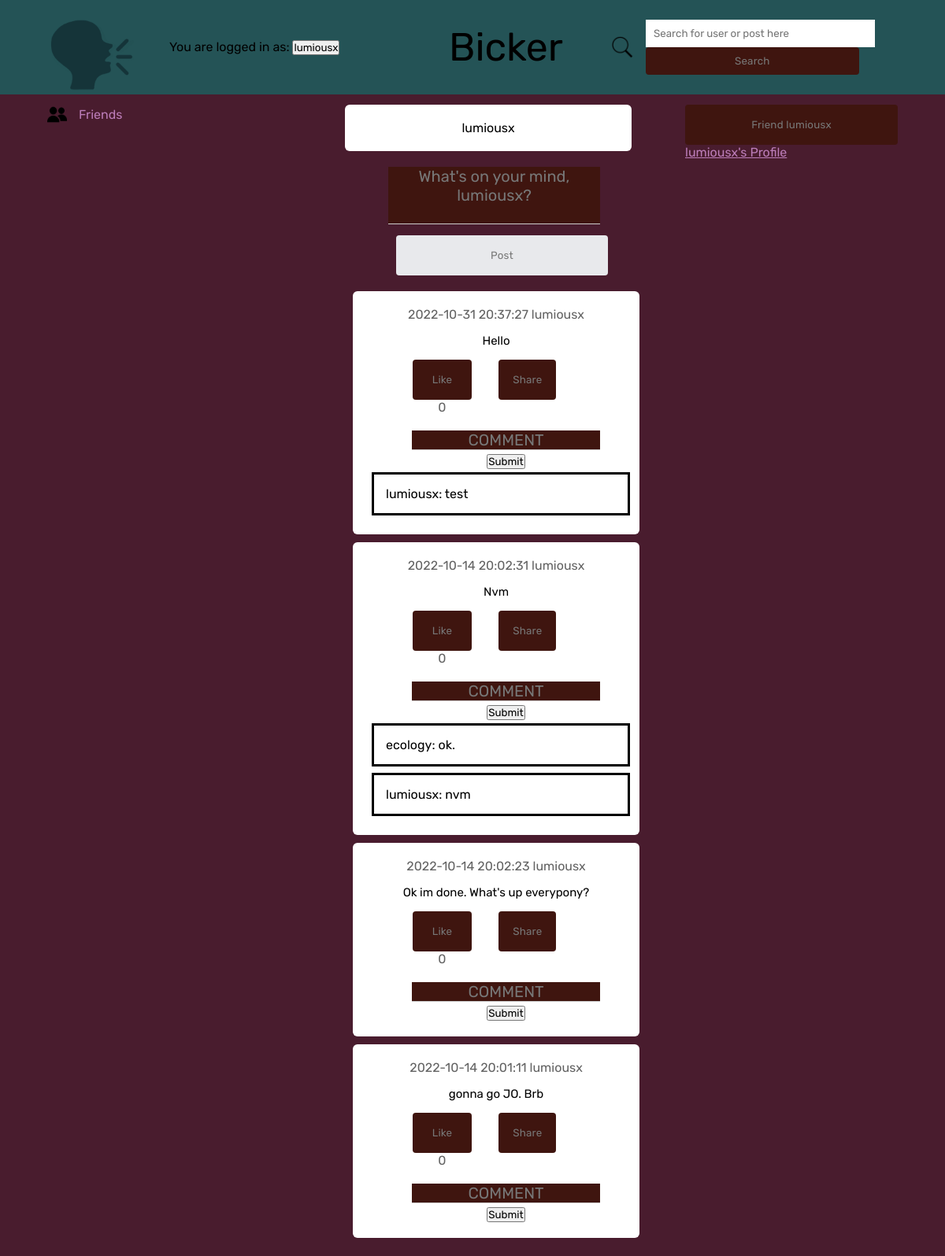
Page /frontpage (signed in) on the earlier database version.
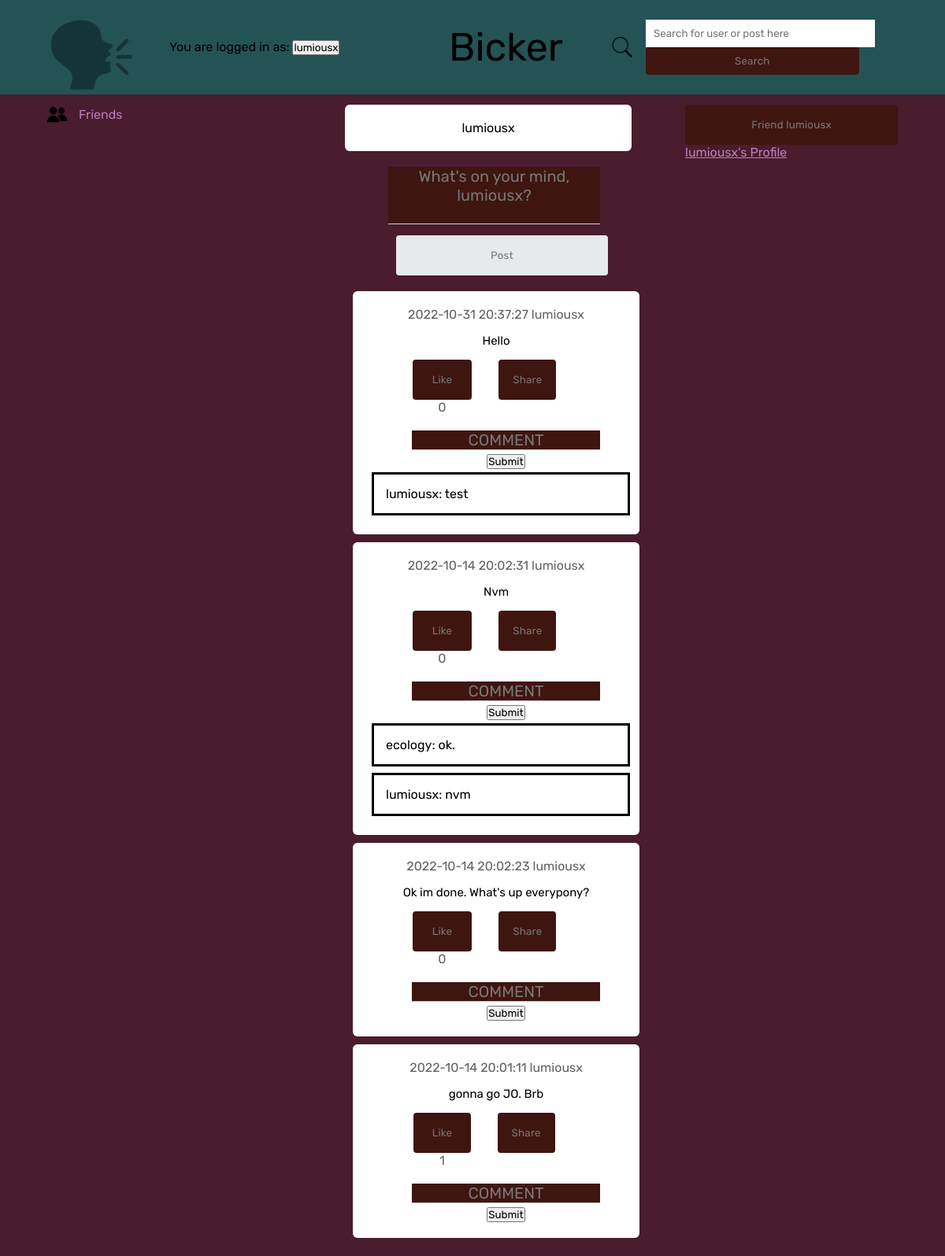
Same page on the later database version.
### tables this page shows
CREATE TABLE posts (
    id INTEGER PRIMARY KEY AUTOINCREMENT,
    content text NOT NULL,
    username text NOT NULL,
    created_at DATETIME DEFAULT CURRENT_TIMESTAMP, likes INT DEFAULT 0,
    FOREIGN KEY(username) REFERENCES users(username)
);

CREATE TABLE comments(
                    comment_id INTEGER PRIMARY KEY AUTOINCREMENT,
                    commenter_user TEXT NOT NULL,
                    comment_time DATETIME DEFAULT CURRENT_TIMESTAMP,
                    post_id INTEGER NOT NULL, comment_content TEXT,
                    FOREIGN KEY (post_id) REFERENCES posts(id)
                    );

### app.py (the view, shortened to what this page needs)
@app.route('/frontpage', methods=['GET', 'POST'])
def frontpage():
    global current_user
    global current_page
    global user_list
    global search_post_list
    global search_page
    global selected_user
    if current_user is None:
        return redirect("/login")
    conn = db_connection()
    cursor = conn.cursor()
    cursor.execute("""SELECT id, content, username, created_at, likes, follower_name
                  FROM posts
                  INNER JOIN followers ON username=followed_name
                  WHERE follower_name=?
                  UNION ALL
                  SELECT id, content, username, created_at, likes, 'blank' AS follower_name
                  FROM posts
                  WHERE username=?
                  UNION ALL
                  SELECT id, content, username, created_at, likes, 'blank' AS follower_name
                  FROM posts
                  INNER JOIN shared_posts ON id=post_id
                  WHERE shared_userid=?
                  ORDER BY id DESC""", (current_user, current_user, current_user))
    post_list = []
    for row in cursor.fetchall():
            post_list.append(row)
    if not post_list:
        cursor.execute("""SELECT * FROM posts WHERE id=12""")
        for row in cursor.fetchall():
            post_list.append(row)
    cursor.execute("""SELECT * FROM comments
                    ORDER BY comment_id ASC""")
    comment_list = []
    for row in cursor.fetchall():
            comment_list.append(row)
    if request.method == 'POST':
        if request.form.get("post_input") is not None:
            new_post = request.form['post_input']
            sql_query = """INSERT INTO posts (content, username)
                    VALUES (?, ?)"""
            cursor = cursor.execute(sql_query, (new_post, current_user))
            conn.commit()
            sql_query = """SELECT id, content, username, created_at, likes, follower_name
                  FROM posts
                  INNER JOIN followers ON username=followed_name
                  WHERE follower_name=?
                  UNION ALL
                  SELECT id, content, username, created_at, likes, 'blank' AS follower_name
                  FROM posts
                  WHERE username=?
                  UNION ALL
                  SELECT id, content, username, created_at, likes, 'blank' AS follower_name
                  FROM posts
                  INNER JOIN shared_posts ON id=post_id
                  WHERE shared_userid=?
                  ORDER BY id DESC"""
            cursor.execute(sql_query, (current_user, current_user, current_user))
            post_list.clear()
            for row in cursor.fetchall():
                post_list.append(row)
            current_page = current_user
            return render_template('frontpage.html', user=current_user, postlist = post_list,
                                    currentuser=current_user, commentlist = comment_list)
        elif request.form.get("searchuser") is not None:
            current_search = request.form['searchuser']
            if current_search.isalnum():
                sql_query = """SELECT * FROM users WHERE username LIKE ?"""
                cursor.execute(sql_query, ('%'+current_search+'%',))
                user_list = []
                for row in cursor.fetchall():
                    user_list.append(row)
                sql_query = """SELECT * FROM posts WHERE content LIKE ?"""
                cursor.execute(sql_query, ('%'+current_search+'%',))
                search_post_list = []
                for row in cursor.fetchall():
                    search_post_list.append(row)
                if not search_post_list and not user_list:
                    return redirect('/frontpage')
                else:
                    return redirect('/search')
                """
                sql_query = SELECT * FROM posts WHERE username=? ORDER BY id DESC
                cursor.execute(sql_query, (current_search,))
                post_list.clear()
                for row in cursor.fetchall():
                    post_list.append(row)
                if not post_list:
                    return redirect('/frontpage')
                else:
                    current_page = current_search
                    return render_template('frontpage.html', user=current_search, postlist = post_list,
                                            currentuser=current_user, commentlist = comment_list)
                """
            else:
                return render_template('frontpage.html', user=current_search, postlist = post_list,
                                        currentuser=current_user, commentlist = comment_list)
        elif request.form.get("frienduser") is not None:
            sql_query = """SELECT * FROM followers WHERE follower_name=? AND followed_name=?"""
            cursor = cursor.execute(sql_query, (current_user, current_page))
            follower_list = []
            for row in cursor.fetchall():
                follower_list.append(row)
            if current_user == current_page:
                pass
            elif not follower_list:
                friend_status = 0
                sql_query = """INSERT INTO followers (follower_name, followed_name, status)
                     VALUES (?, ?, ?)"""
                cursor = cursor.execute(sql_query, (current_user, current_page, friend_status))
                conn.commit()
            sql_query = """SELECT * FROM posts WHERE username=? ORDER BY id DESC"""
            cursor.execute(sql_query, (current_page,))
            post_list.clear()
            for row in cursor.fetchall():
                post_list.append(row)
            return render_template('frontpage.html', user=current_page, postlist = post_list,
                                    currentuser=current_user, commentlist = comment_list)
        elif request.form.get("friendlist") is not None:
            return redirect("/friends")
        elif request.form.get('sharebutton') is not None:
            sharedID = request.form.get('sharebutton')
            sql_query = """SELECT * FROM shared_posts WHERE shared_userid=? AND post_id=?"""
            cursor.execute(sql_query, (current_user, sharedID,))
            check_list=[]
            for row in cursor.fetchall():
                check_list.append(row)
            if not check_list:
                sql_query = """INSERT INTO shared_posts (shared_userid, post_id)
                        VALUES (?, ?)"""
                cursor.execute(sql_query, (current_user, sharedID,))
                conn.commit()
                sql_query = """SELECT * FROM posts WHERE username=? ORDER BY id DESC"""
                cursor.execute(sql_query, (current_page,))
                post_list.clear()
                for row in cursor.fetchall():
                    post_list.append(row)
                return render_template('frontpage.html', user=current_page, postlist = post_list,
                                        currentuser=current_user, commentlist = comment_list)
            else:
                return render_template('frontpage.html', user=current_page, postlist = post_list,
                                        currentuser=current_user, commentlist = comment_list)
        elif request.form.get('likebutton') is not None:
            likedID = request.form.get('likebutton')
            sql_query = """UPDATE posts SET likes = likes + 1 WHERE id = ?"""
            cursor.execute(sql_query, (likedID,))
            conn.commit()
            return redirect("/frontpage")
        elif request.form.get('return') is not None:
            return redirect("/frontpage")
        elif request.form.get('commentbutton') is not None:
            if request.form.get('comment_button') is None:
                return redirect("/frontpage")
            else:
                post_id = request.form.get('commentbutton')
                comment_content = request.form.get('comment_button')
                sql_query = """INSERT INTO comments (commenter_user, post_id, comment_content)
                            VALUES (?, ?, ?)"""
                cursor.execute(sql_query, (current_user, post_id, comment_content,))
                conn.commit()
                return redirect("/frontpage")
    else:
        current_page = current_user
        return render_template('frontpage.html', user=current_user, postlist = post_list,
                                currentuser=current_user, commentlist = comment_list)

### templates/frontpage.html (shortened to what this page needs)
<!DOCTYPE html>
<html lang="en">
<head>
    <link rel= "stylesheet" type= "text/css" href= "{{ url_for('static',filename='stylefront.css') }}">
</head>
<body>
    <nav>
        <div class = "nav-left">
            <img src="{{ url_for('static', filename='bickerlogo.png') }}" alt="Bicker Logo" class = "logo">
            <form action="" method="post">
                You are logged in as:
                <input class="btn btn-default" name="return" type="submit" value="{{ currentuser }}">
            </form>
        </div>
        <div class = "nav-middle">
            Bicker
        </div>
        <div class = "nav-right">
            <div class = "search-box">
                <img src = "{{ url_for('static', filename='searchicon.png') }}" alt = "search icon">
            <form action="" method="post">
                <input type="text" placeholder="Search for user or post here" name="searchuser" value="{{
                    request.form.searchuser }}">
                <input class="searchbutton" type="submit" value="Search">
            </form>
            </div>
        </div>
    </nav>
    <div class="container">
        <div class="left-sidebar">
            <div class="important-links">
                <a href="{{ url_for('friends_list') }}" style = "color: #bc7db9;"><img src = "{{ url_for('static', filename='friendsicon.png') }}" alt = "friends icon">Friends</a>
            </div>
        </div>
        <div class="main-content">
            <div class="write-post-container">
                <div>
                    <p> {{ user }} </p>
                </div>
            </div>
            <div class="post-input-container">
                <form action="{{ url_for('frontpage') }}" method="post">
                    <textarea name = "post-input" id = "post-input" placeholder = "What's on your mind, {{ currentuser }}?" rows = 3></textarea>
                    <button type = "submit" class = "postsubmit">
                        Post
                    </button>
                </form>
            </div>
            {% for row in postlist %}
            <div class="post-container">
                <div class="timestamp">
                    <span>{{ row[3] }}</span>
                    <span>{{ row[2] }}</span>
                </div>
                <p class = "post-text">{{ row[1] }}</p>
                <div class="post-row">
                    <div class = "activity-icons">
                        <div><form action="" method="post">
                            <input type="submit" value="Like" class = "likebutton">
                            <span>{{ row[4] }}</span>
                        </form>
                        </div>
                        <div>
                            <form action="" method="post">
                                <input type="submit" value="Share" class="sharebutton">
                            </form>
                        </div>
                        <div class="post-input-container">
                            <form action="{{ url_for('frontpage') }}" method="post">
                                <textarea name = "comment-button" id = "comment-button" placeholder = "COMMENT" rows = 1 style="color:#bc7db9"></textarea>
                                <input type="submit">
                            </form>
                        </div>
                            {% for thing in commentlist %}
                                {% if thing[3] == row[0]%}
                                <div class="comment-container" >
                                {{ thing[1] }}:
                                {{ thing[4] }}
                                </div>
                                <br />
                                {%endif%}
                           {% endfor %}
                    </div>
                </div>
            </div>
            {% endfor %}
        </div>
        <div class="right-sidebar">
            <form action="" method="post">
                <input class="friendbutton" name="frienduser" type="submit" value="Friend {{ user }}">
            </form>
            <a href="{{ url_for('profile_page') }}" style = "color: #bc7db9;">{{ user }}'s Profile</a>
        </div>
    </div>
</body>
</html>

Differences in the rows shown:
changed posts "gonna go JO. Brb": likes "0" → "1"
